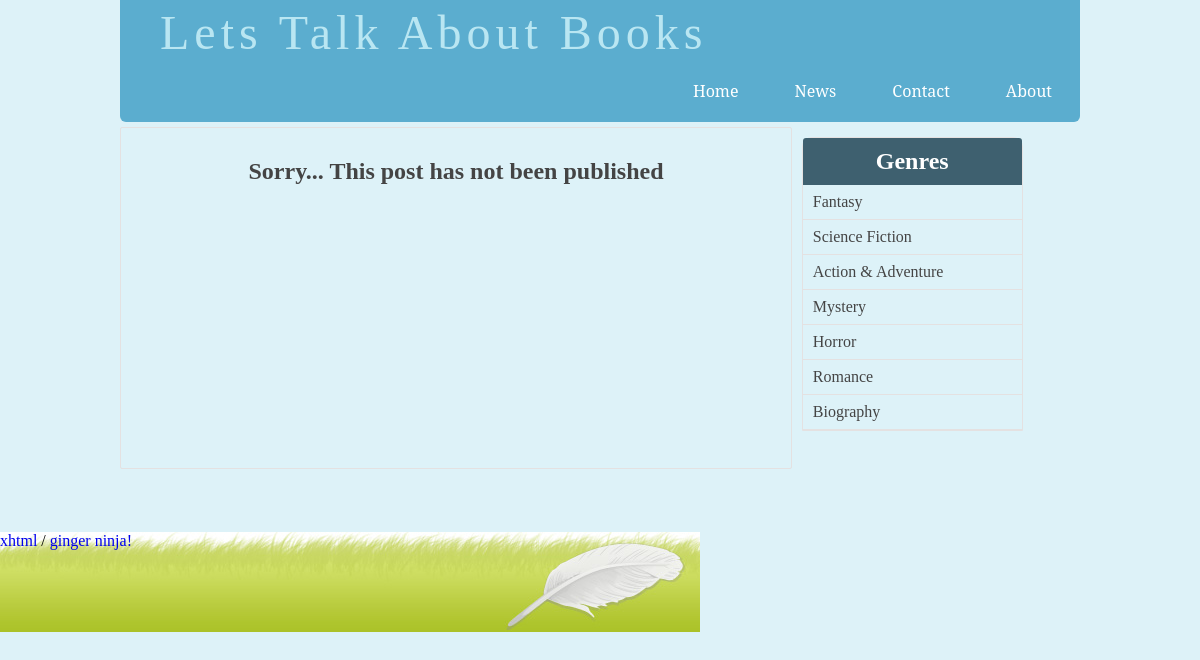
Page /finished/Book-Review/single_post.php on the committed database.
### tables this page shows
CREATE TABLE `genres` (
  `id` int(11) NOT NULL,
  `name` varchar(255) NOT NULL,
  `slug` varchar(255) NOT NULL
);

### finished/Book-Review/includes/public_functions.php (called while the page is built, shortened)
<?php
function getAllGenres()
{
	global $conn;
	$sql = "SELECT * FROM genres";
	$result = mysqli_query($conn, $sql);
	$genres = mysqli_fetch_all($result, MYSQLI_ASSOC);
	return $genres;
}
?>

### finished/Book-Review/single_post.php (the view, shortened to what this page needs)
<?php  include('config.php'); ?>
<?php  include('includes/public_functions.php'); ?>
<?php
	$genres = getAllGenres();
?>
<?php include('includes/head_section.php'); ?>
</head>
<body>
<div class="container">
		<?php include( ROOT_PATH . '/includes/navbar.php'); ?>
	<div class="content" >
		<div class="post-wrapper">
			<div class="full-post-div">
			<?php if ($post['published'] == false): ?>
				<h2 class="post-title">Sorry... This post has not been published</h2>
			<?php endif ?>
			</div>
		</div>
		<div class="post-sidebar">
			<div class="card">
				<div class="card-header">
					<h2>Genres</h2>
				</div>
				<div class="card-content">
					<?php foreach ($genres as $genre): ?>
						<a
							href="<?php echo BASE_URL . 'filtered_posts.php?genre=' . $genre['id'] ?>">
							<?php echo $genre['name']; ?>
						</a>
					<?php endforeach ?>
				</div>
			</div>
		</div>
	</div>
</div>
<?php include( ROOT_PATH . '/includes/footer.php'); ?>

### finished/Book-Review/static/css/public_styling.css (style rules this page uses)
* { margin: 0px; padding: 0px; }
html { height: 100%; box-sizing: border-box; }
body { background-color:#ddf2f8; position: relative; margin: 0; padding-bottom: 6rem; min-height: 100%; }
h1, h2, h3, h4, h5, h6 { color: #444; font-family: 'Averia Serif Libre', cursive; }
a { text-decoration: none; }
.container { width: 80%; margin: 0px auto; }
.content { margin: 5px auto; border-radius: 5px; min-height: 400px; }
.content:after { content: ""; display: block; clear: both; }
.content .post-wrapper { width: 70%; float: left; min-height: 250px; }
.full-post-div { min-height: 300px; padding: 20px; border: 1px solid #e4e1e1; border-radius: 2px; }
.full-post-div h2.post-title { margin: 10px auto 20px; text-align: center; }
.post-sidebar { width: 24%; float: left; margin-left: 5px; min-height: 400px; }
.post-sidebar .card { width: 95%; margin: 10px auto; border: 1px solid #e4e1e1; border-radius: 10px 10px 0px 0px; }
.post-sidebar .card .card-header { padding: 10px; text-align: center; border-radius: 3px 3px 0px 0px; background: #3E606F; }
.post-sidebar .card .card-header h2 { color: white; }
.post-sidebar .card .card-content a { display: block; box-sizing: border-box; padding: 8px 10px; border-bottom: 1px solid #e4e1e1; color: #444; }

### rows in the picture
genres: name "Fantasy"
genres: name "Science Fiction"
genres: name "Action & Adventure"
genres: name "Mystery"
genres: name "Horror"
genres: name "Romance"
genres: name "Biography"
